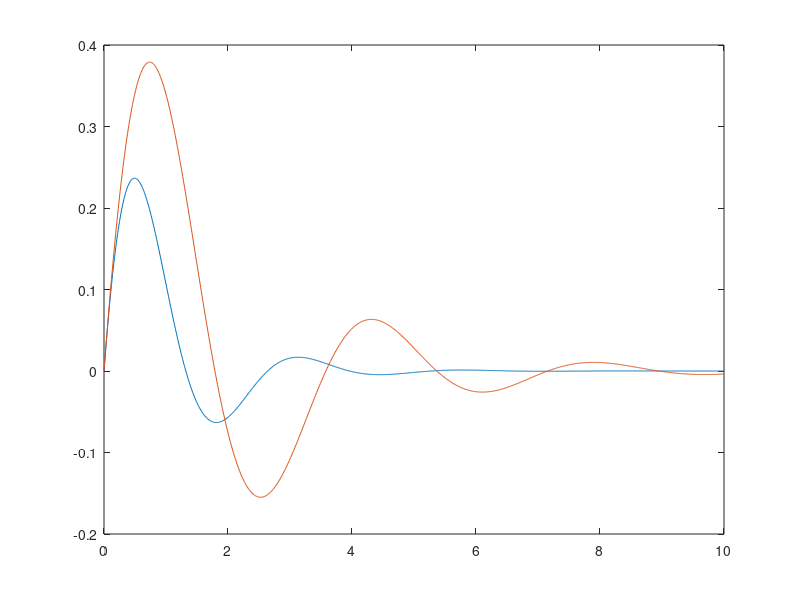
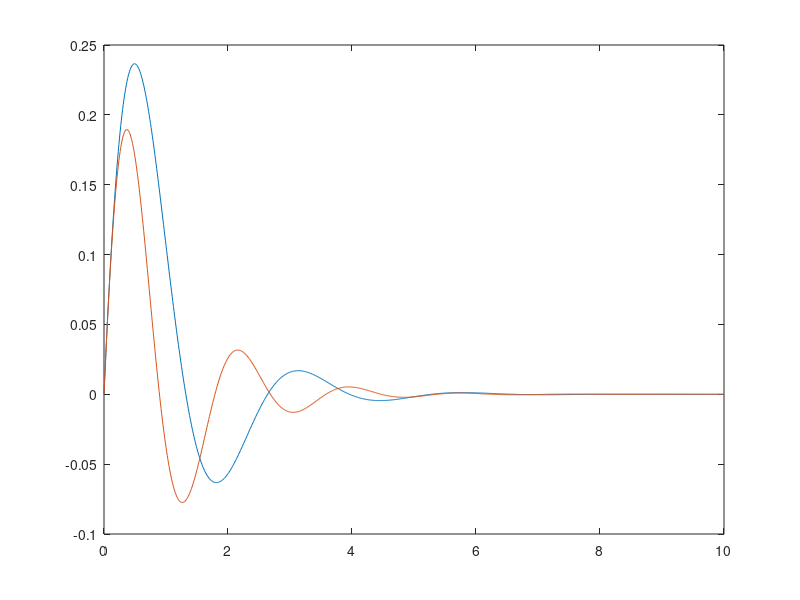
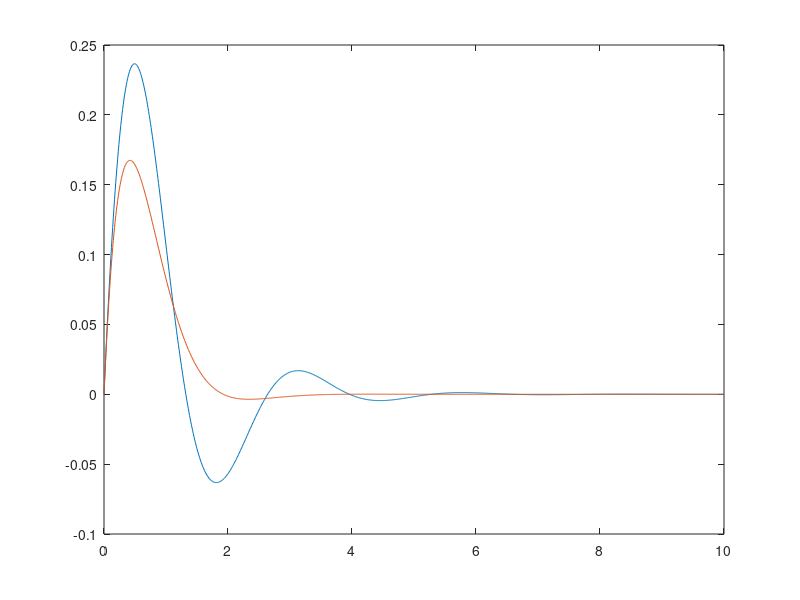

MATLAB code to generate these figures, in order:
clear
% parameter values
m = 3
b = 6
k = 20
% matrices
A = [ -b/m -k/m; 1 0]
B = [ 1/m; 0]
% C and D to only plot position
C = [ 0 1]
D = [ 0]
% base system
sys = ss(A, B, C, D)
% increased mass
m = 2*m; A = [ -b/m -k/m; 1 0]; B = [ 1/m; 0]; m = m / 2;
sys_2m = ss(A, B, C, D)
% increased stiffness
k = 2*k; A = [ -b/m -k/m; 1 0]; B = [ 1/m; 0]; k = k / 2;
sys_2k = ss(A, B, C, D)
% increased damping
b = 2*b; A = [ -b/m -k/m; 1 0]; B = [ 1/m; 0]; b = b / 2;
sys_2b = ss(A, B, C, D)
% responses
x0 = [1; 0]
t = 0:0.01:10;
y = initial(sys, x0, t);
y_2m = initial(sys_2m, x0, t);
y_2k = initial(sys_2k, x0, t);
y_2b = initial(sys_2b, x0, t);
% plotting
figure; plot(t', [y y_2m])
figure; plot(t', [y y_2k])
figure; plot(t', [y y_2b])